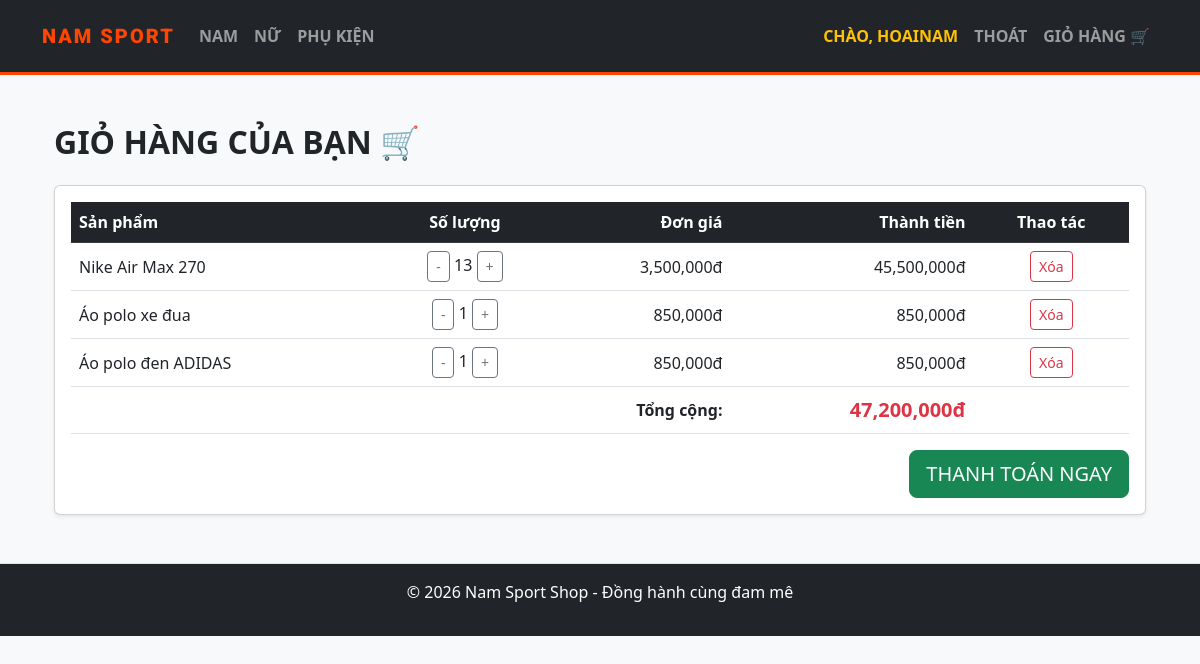
Page /cart (signed in) on the committed database.
### tables this page shows
CREATE TABLE cart (id INTEGER PRIMARY KEY AUTOINCREMENT, user_id INTEGER NOT NULL, product_id INTEGER NOT NULL, quantity INTEGER DEFAULT 1, FOREIGN KEY (user_id) REFERENCES users(id), FOREIGN KEY (product_id) REFERENCES products(id));

CREATE TABLE products (
    id INTEGER PRIMARY KEY AUTOINCREMENT,
    name TEXT NOT NULL,
    category TEXT NOT NULL,  
    gender TEXT,            
    material TEXT,
    color TEXT,
    size TEXT,
    price real NOT NULL,     
    stock_quantity integer DEFAULT 0
, image TEXT, stock INTEGER DEFAULT 10);

### app.py (the view)
@app.route("/cart")
def cart():
    if not session.get("user_id"):
        return redirect("/login")
    cart_items = db.execute("""
        SELECT products.id, products.name, products.price, cart.quantity
        FROM cart
        JOIN products ON cart.product_id = products.id
        WHERE cart.user_id = ?
    """, session["user_id"])
    total = sum(item["price"] * item["quantity"] for item in cart_items)
    return render_template("cart.html", cart_items=cart_items, total=total)

### templates/cart.html (shortened to what this page needs)
{% extends "layout.html" %} {% block main %}
<div class="container mt-5">
  <h2 class="mb-4 text-uppercase fw-bold">Giỏ hàng của bạn 🛒</h2>
  {% if cart_items %}
  <div class="card shadow-sm">
    <div class="card-body">
      <table class="table table-hover align-middle">
        <thead class="table-dark">
          <tr>
            <th>Sản phẩm</th>
            <th class="text-center">Số lượng</th>
            <th class="text-end">Đơn giá</th>
            <th class="text-end">Thành tiền</th>
            <th class="text-center">Thao tác</th>
          </tr>
        </thead>
        <tbody>
          {% for item in cart_items %}
          <tr>
            <td>{{ item.name }}</td>
            <td class="text-center">
              <form action="/cart/update/{{ item.id }}/remove" method="post" style="display: inline">
                <button type="submit" class="btn btn-sm btn-outline-secondary">-</button>
              </form>
              {{ item.quantity }}
              <form action="/cart/update/{{ item.id }}/add" method="post" style="display: inline">
                <button type="submit" class="btn btn-sm btn-outline-secondary">+</button>
              </form>
            </td>
            <td class="text-end">{{ "{:,.0f}".format(item.price) }}đ</td>
            <td class="text-end">
              {{ "{:,.0f}".format(item.price * item.quantity) }}đ
            </td>
            <td class="text-center">
              <form action="/cart/remove" method="post" style="display: inline">
                <button type="submit" class="btn btn-sm btn-outline-danger">
                  Xóa
                </button>
              </form>
            </td>
          </tr>
          {% endfor %}
        </tbody>
        <tfoot>
          <tr>
            <td colspan="3" class="text-end fw-bold">Tổng cộng:</td>
            <td class="text-end text-danger fw-bold fs-5">
              {{ "{:,.0f}".format(total) }}đ
            </td>
            <td></td>
          </tr>
        </tfoot>
      </table>
      <div class="text-end mt-3">
        <form action="/checkout" method="post">
          <button type="submit" class="btn btn-success btn-lg">
            THANH TOÁN NGAY
          </button>
        </form>
      </div>
    </div>
  </div>
  {% else %}
  <div class="alert alert-info text-center">
    Giỏ hàng đang trống. <a href="/">Tiếp tục mua sắm</a>
  </div>
  {% endif %}
</div>
{% endblock %}

### static/style.css (style rules this page uses)
body { font-family: 'Segoe UI', Tahoma, Geneva, Verdana, sans-serif; background-color: #f8f9fa; }
.card { transition: transform 0.3s ease, box-shadow 0.3s ease; cursor: pointer; }

### rows in the picture
cart: name "Nike Air Max 270", quantity "13"
products: price "3,500,000", item.price*item.quantity "45,500,000"
cart: name "Áo polo xe đua", quantity "1"
products: price "850,000", item.price*item.quantity "850,000"
cart: name "Áo polo đen ADIDAS", quantity "1"
products: price "850,000", item.price*item.quantity "850,000"

### other values in the picture
{{ session.username }} "HOAINAM"
{{ "{:,.0f}".format(total) }} "47,200,000"
